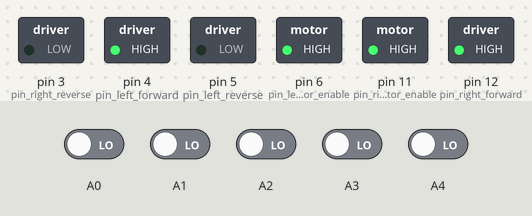
Simulated run of this sketch. Board: Arduino Uno, built with avr-gcc and run on an emulated ATmega328P. Parts: switched loads named in the sketch (green lamp = pin HIGH). The inputs (shaded band) are chosen by the test bench; at power-on: A0–4 LOW.

Above: at 1.2 s.
1.3 s: A0 driven HIGH
At 1.9 s:
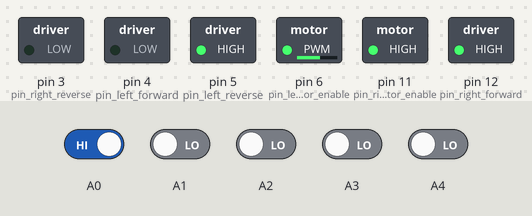
2.8 s: A1 driven HIGH
At 3.1 s:
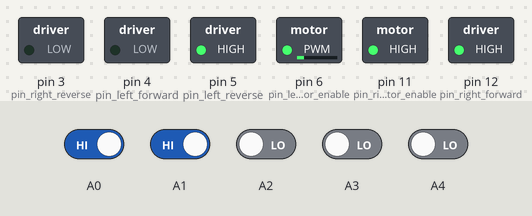
4.3 s: A1 driven LOW
At 5.4 s:
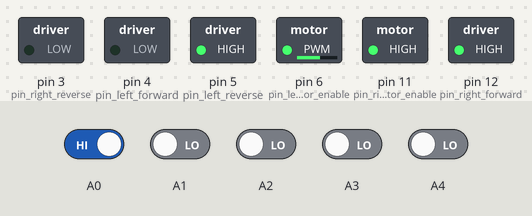
5.8 s: A0 driven LOW and A2 driven HIGH
At 6.5 s:
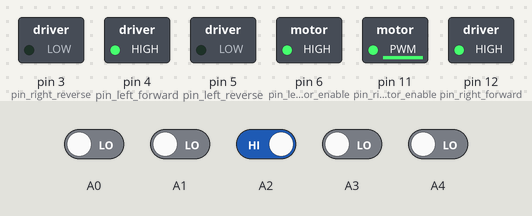
7.3 s: A3 driven HIGH
At 7.7 s:
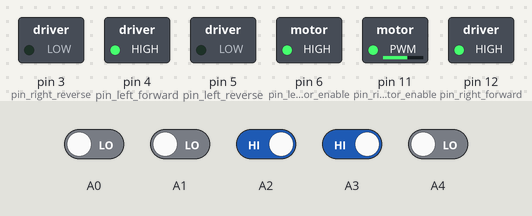
8.8 s: A2 driven LOW
At 10.0 s:
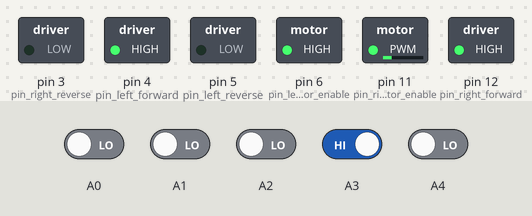
Timing chart, 0 to 11.3 s (numbered marks = the images above; inputs shaded):
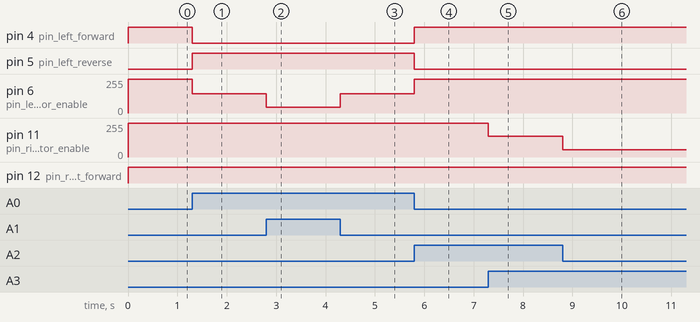

Measured:
- after the input at 1.3 s, pin 4 (pin_left_forward): HIGH → LOW at once; pin 5 (pin_left_reverse): LOW → HIGH at once; pin 6 (pin_left_motor_enable): 255/255 → 145/255 at once
- after the input at 2.8 s, pin 6 (pin_left_motor_enable): 145/255 → 44/255 at once
- after the input at 4.3 s, pin 6 (pin_left_motor_enable): 44/255 → 145/255 at once
- after the input at 5.8 s, pin 4 (pin_left_forward): LOW → HIGH at once; pin 5 (pin_left_reverse): HIGH → LOW at once; pin 6 (pin_left_motor_enable): 145/255 → 255/255 at once; pin 11 (pin_right_motor_enable): 255/255 → 254/255 at once
- after the input at 7.3 s, pin 11 (pin_right_motor_enable): 254/255 → 154/255 at once
- after the input at 8.8 s, pin 11 (pin_right_motor_enable): 154/255 → 54/255 at once

The sketch:

PID_Line_Follower_Rev2.ino
```cpp
float Kp=100,Ki=0,Kd=.24;
float error=0, P=0, I=0, D=0, PID_value=0;
float previous_error=0;
float previous_time=0;
int sensor[5]={0, 0, 0, 0, 0};
const int initial_motor_speed=255;
int left_motor_speed = 0;
int right_motor_speed = 0;

void read_sensor_values(void);
void calculate_pid(void);
void motor_control(void);

const int pin_left_motor_enable = 6;
const int pin_right_motor_enable = 11;

const int pin_left_forward = 4;
const int pin_left_reverse = 5;

const int pin_right_forward = 12;
const int pin_right_reverse = 3;


const int max_speed = 255;

void setup()
{
  pinMode(pin_right_motor_enable,OUTPUT);
  pinMode(pin_left_motor_enable,OUTPUT);

  digitalWrite(pin_left_motor_enable,0);
  digitalWrite(pin_right_motor_enable,0);

  pinMode(pin_left_forward,OUTPUT);
  pinMode(pin_left_reverse,OUTPUT);
  pinMode(pin_right_forward,OUTPUT);
  pinMode(pin_right_reverse,OUTPUT);

  digitalWrite(pin_left_forward,0);
  digitalWrite(pin_left_reverse,0);
  digitalWrite(pin_right_forward,0);
  digitalWrite(pin_right_reverse,0);

 Serial.begin(115200);
}


/*void trace(String s) {
  return;
  Serial.print(s);
}
void trace(int i) {
  trace(String(i));
}*/


void loop()
{
  read_sensor_values();
/*  trace("Sensors: ");
  trace(sensor[0]);
  trace(sensor[1]);
  trace(sensor[2]);
  trace(sensor[3]);
  trace(sensor[4]);
  trace("  Error: ");
  trace(error);*/
  calculate_pid();
  motor_control();
  /*trace(" Left: ");
  trace(left_motor_speed);

  trace(" Right: ");
  trace(right_motor_speed);
  trace("\n");*/

}

void read_sensor_values()
{
  sensor[0]=digitalRead(A0);
  sensor[1]=digitalRead(A1);
  sensor[2]=digitalRead(A2);
  sensor[3]=digitalRead(A3);
  sensor[4]=digitalRead(A4);

  if((sensor[0]==0)&&(sensor[1]==0)&&(sensor[2]==0)&&(sensor[3]==0)&&(sensor[4]==1))
    error=4;
  else if((sensor[0]==0)&&(sensor[1]==0)&&(sensor[2]==0)&&(sensor[3]==1)&&(sensor[4]==1))
    error=3;
  else if((sensor[0]==0)&&(sensor[1]==0)&&(sensor[2]==0)&&(sensor[3]==1)&&(sensor[4]==0))
    error=2;
  else if((sensor[0]==0)&&(sensor[1]==0)&&(sensor[2]==1)&&(sensor[3]==1)&&(sensor[4]==0))
    error=1;
  else if((sensor[0]==0)&&(sensor[1]==0)&&(sensor[2]==1)&&(sensor[3]==0)&&(sensor[4]==0))
    error=0;
  else if((sensor[0]==0)&&(sensor[1]==1)&&(sensor[2]==1)&&(sensor[3]==0)&&(sensor[4]==0))
    error=-1;
  else if((sensor[0]==0)&&(sensor[1]==1)&&(sensor[2]==0)&&(sensor[3]==0)&&(sensor[4]==0))
    error=-2;
  else if((sensor[0]==1)&&(sensor[1]==1)&&(sensor[2]==0)&&(sensor[3]==0)&&(sensor[4]==0))
    error=-3;
  else if((sensor[0]==1)&&(sensor[1]==0)&&(sensor[2]==0)&&(sensor[3]==0)&&(sensor[4]==0))
    error=-4;
  //else if((sensor[0]==0)&&(sensor[1]==0)&&(sensor[2]==0)&&(sensor[3]==0)&&(sensor[4]==0))
  //  if(error==-4) error=-5;
  //  else error=5;

}

void calculate_pid()
{
    if (error!=previous_error)
    {
      P = error;
      I = I + 1e-6*(error-previous_error)*(micros()-previous_time);
      D = 1e6*(error-previous_error)/(micros()-previous_time);
     previous_error=error;
     previous_time=micros();
     PID_value = Kp*P + Ki*I + Kd*D;
    }
}

void motor_control()
{
    // Calculating the effective motor speed:
    left_motor_speed = constrain(initial_motor_speed+PID_value, -max_speed,max_speed);
    right_motor_speed = constrain(initial_motor_speed-PID_value, -max_speed,max_speed);

    // set directions
    digitalWrite(pin_left_forward,left_motor_speed > 0);
    digitalWrite(pin_left_reverse,left_motor_speed < 0);

    digitalWrite(pin_right_forward,right_motor_speed > 0);
    digitalWrite(pin_right_reverse,right_motor_speed < 0);

    // set speeds
    analogWrite(pin_left_motor_enable,abs(left_motor_speed));
    analogWrite(pin_right_motor_enable,abs(right_motor_speed));
}
```
